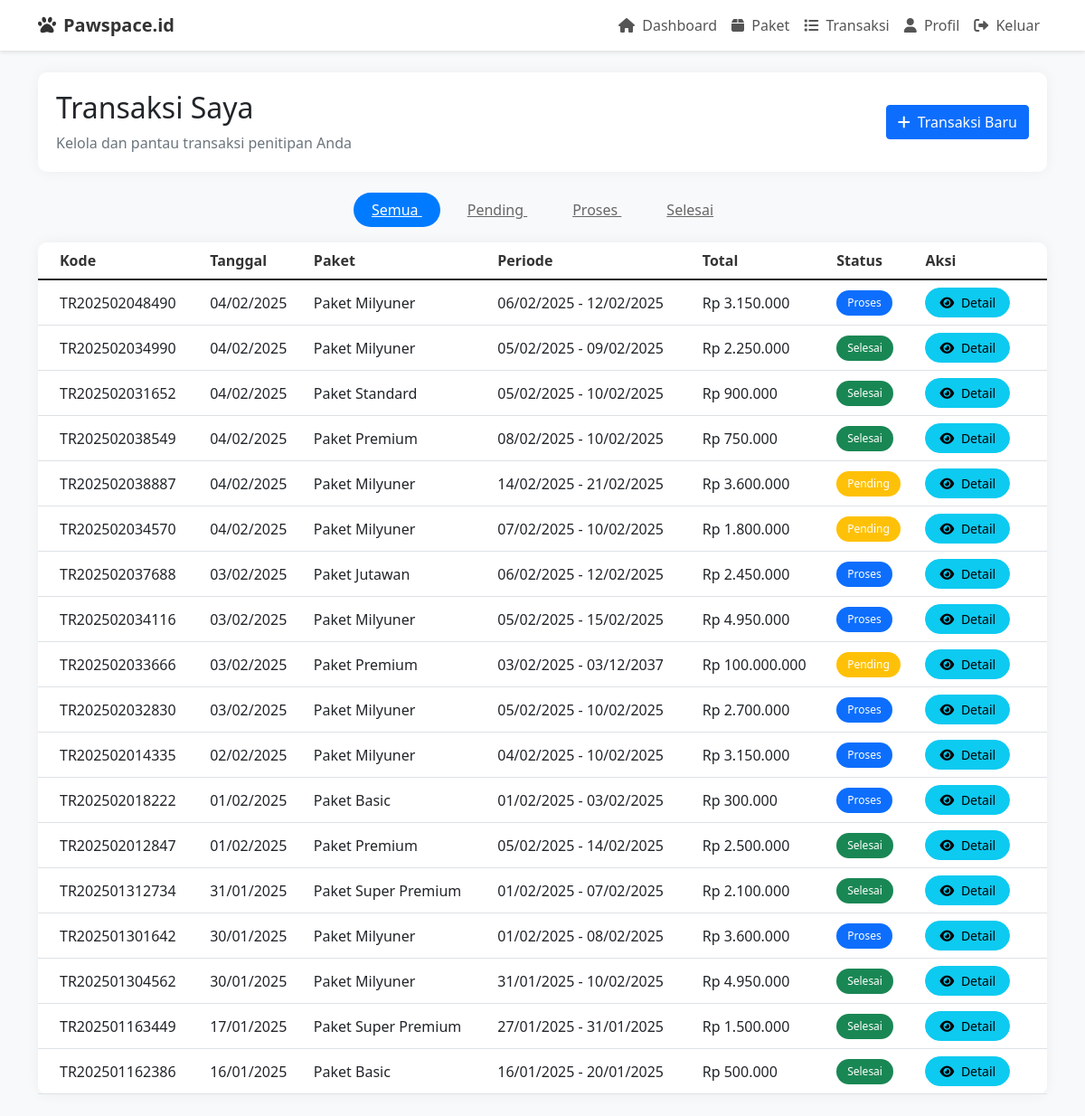
/user/transaksi.php (signed in), run on the app's committed database.
### tables this page shows
CREATE TABLE `transaksi` (
  `kd_tr` varchar(20) NOT NULL,
  `id_admin` int DEFAULT NULL,
  `id_paket` varchar(10) DEFAULT NULL,
  `id_kategori` int DEFAULT NULL,
  `tgl_transaksi` date NOT NULL,
  `tgl_awal` date NOT NULL,
  `tgl_akhir` date NOT NULL,
  `total_harga` decimal(10,2) NOT NULL,
  `status` enum('pending','proses','selesai','diambil') DEFAULT 'pending',
  `created_at` timestamp NOT NULL DEFAULT CURRENT_TIMESTAMP,
  `id_user` int DEFAULT NULL,
  `id_karyawan` int DEFAULT NULL
);

CREATE TABLE `paket` (
  `id_paket` varchar(10) NOT NULL,
  `nama_paket` varchar(100) NOT NULL,
  `harga` decimal(10,2) NOT NULL,
  `deskripsi` text,
  `created_at` timestamp NOT NULL DEFAULT CURRENT_TIMESTAMP
);

### user/transaksi.php (the view, shortened to what this page needs)
<?php
require_once '../includes/config.php';
$user_id = $_SESSION['user_id'];
$status_filter = isset($_GET['status']) ? clean($_GET['status']) : '';
$where_clause = "WHERE t.id_user = ?";
$query = "SELECT t.*, p.nama_paket
          FROM transaksi t
          JOIN paket p ON t.id_paket = p.id_paket
          $where_clause
          ORDER BY t.created_at DESC";
$stmt = mysqli_prepare($conn, $query);
mysqli_stmt_bind_param($stmt, "i", $user_id);
mysqli_stmt_execute($stmt);
$result = mysqli_stmt_get_result($stmt);
?>
<!DOCTYPE html>
<html lang="id">
<head>
    <link href="https://cdn.jsdelivr.net/npm/bootstrap@5.1.3/dist/css/bootstrap.min.css" rel="stylesheet">
    <link rel="stylesheet" href="https://cdnjs.cloudflare.com/ajax/libs/font-awesome/6.0.0/css/all.min.css">
</head>
<body>
    <nav class="navbar navbar-expand-lg navbar-light">
        <div class="container">
            <a class="navbar-brand" href="dashboard.php">
                <i class="fas fa-paw me-2"></i>Pawspace.id
            </a>
            <div class="collapse navbar-collapse" id="navbarNav">
                <ul class="navbar-nav ms-auto">
                    <li class="nav-item">
                        <a class="nav-link" href="dashboard.php">
                            <i class="fas fa-home me-1"></i> Dashboard
                        </a>
                    </li>
                    <li class="nav-item">
                        <a class="nav-link" href="daftar_paket.php">
                            <i class="fas fa-box me-1"></i> Paket
                        </a>
                    </li>
                    <li class="nav-item">
                        <a class="nav-link active" href="transaksi.php">
                            <i class="fas fa-list me-1"></i> Transaksi
                        </a>
                    </li>
                    <li class="nav-item">
                        <a class="nav-link" href="profil.php">
                            <i class="fas fa-user me-1"></i> Profil
                        </a>
                    </li>
                    <li class="nav-item">
                        <a class="nav-link" href="logout.php">
                            <i class="fas fa-sign-out-alt me-1"></i> Keluar
                        </a>
                    </li>
                </ul>
            </div>
        </div>
    </nav>
    <div class="container py-4">
        <div class="header-section">
            <div class="d-flex justify-content-between align-items-center">
                <div>
                    <h2 class="mb-0">Transaksi Saya</h2>
                    <p class="text-muted mt-2 mb-0">Kelola dan pantau transaksi penitipan Anda</p>
                </div>
                <a href="daftar_paket.php" class="btn btn-primary">
                    <i class="fas fa-plus me-2"></i>Transaksi Baru
                </a>
            </div>
        </div>
        <div class="text-center mb-4">
            <a href="transaksi.php" class="filter-btn <?php echo !$status_filter ? 'active' : ''; ?>">
                Semua
            </a>
            <a href="transaksi.php?status=pending" class="filter-btn <?php echo $status_filter == 'pending' ? 'active' : ''; ?>">
                Pending
            </a>
            <a href="transaksi.php?status=proses" class="filter-btn <?php echo $status_filter == 'proses' ? 'active' : ''; ?>">
                Proses
            </a>
            <a href="transaksi.php?status=selesai" class="filter-btn <?php echo $status_filter == 'selesai' ? 'active' : ''; ?>">
                Selesai
            </a>
        </div>
        <div class="card transaction-card">
            <div class="card-body p-0">
                <?php if(mysqli_num_rows($result) > 0): ?>
                    <div class="table-responsive">
                        <table class="table table-hover mb-0">
                            <thead>
                                <tr>
                                    <th class="ps-4">Kode</th>
                                    <th>Tanggal</th>
                                    <th>Paket</th>
                                    <th>Periode</th>
                                    <th>Total</th>
                                    <th>Status</th>
                                    <th class="pe-4">Aksi</th>
                                </tr>
                            </thead>
                            <tbody>
                                <?php while($row = mysqli_fetch_assoc($result)): ?>
                                    <tr>
                                        <td class="ps-4"><?php echo $row['kd_tr']; ?></td>
                                        <td><?php echo date('d/m/Y', strtotime($row['tgl_transaksi'])); ?></td>
                                        <td><?php echo $row['nama_paket']; ?></td>
                                        <td>
                                            <?php echo date('d/m/Y', strtotime($row['tgl_awal'])); ?> -
                                            <?php echo date('d/m/Y', strtotime($row['tgl_akhir'])); ?>
                                        </td>
                                        <td>Rp <?php echo number_format($row['total_harga'], 0, ',', '.'); ?></td>
                                        <td>
                                            <span class="badge bg-<?php
                                                echo $row['status'] == 'pending' ? 'warning' :
                                                    ($row['status'] == 'proses' ? 'primary' : 'success');
                                            ?>">
                                                <?php echo ucfirst($row['status']); ?>
                                            </span>
                                        </td>
                                        <td class="pe-4">
                                            <a href="detail_transaksi.php?kd=<?php echo $row['kd_tr']; ?>"
                                               class="btn btn-info btn-sm btn-detail">
                                                <i class="fas fa-eye me-1"></i> Detail
                                            </a>
                                        </td>
                                    </tr>
                                <?php endwhile; ?>
                            </tbody>
                        </table>
                    </div>
                <?php endif; ?>
            </div>
        </div>
    </div>
</body>
</html>

### user/transaksi.php (style rules this page uses)
body { background-color: #f8f9fa; }
.navbar { background-color: white !important; box-shadow: 0 2px 4px rgba(0,0,0,.1); }
.navbar-brand { color: #333 !important; font-weight: bold; }
.nav-link { color: #555 !important; font-weight: 500; }
.transaction-card { border-radius: 10px; border: none; box-shadow: 0 0 15px rgba(0,0,0,.05); }
.header-section { background-color: white; border-radius: 10px; box-shadow: 0 0 15px rgba(0,0,0,.05); padding: 20px; margin-bottom: 30px; }
.filter-btn { border-radius: 20px; padding: 8px 20px; font-weight: 500; border: none; background-color: #f8f9fa; color: #666; margin: 0 5px; transition: all 0.3s; }
.filter-btn.active { background-color: #007bff; color: white; }
.table th { font-weight: 600; color: #333; border-top: none; }
.table td { vertical-align: middle; }
.badge { padding: 8px 12px; border-radius: 20px; font-weight: 500; }
.btn-detail { border-radius: 20px; padding: 5px 15px; }

### data on the page
transaksi: kd_tr "TR202502048490", tgl_transaksi "04/02/2025", id_paket.nama_paket "Paket Milyuner", tgl_awal "06/02/2025", tgl_akhir "12/02/2025", total_harga "3.150.000", status "Proses"
transaksi: kd_tr "TR202502034990", tgl_transaksi "04/02/2025", id_paket.nama_paket "Paket Milyuner", tgl_awal "05/02/2025", tgl_akhir "09/02/2025", total_harga "2.250.000", status "Selesai"
transaksi: kd_tr "TR202502031652", tgl_transaksi "04/02/2025", id_paket.nama_paket "Paket Standard", tgl_awal "05/02/2025", tgl_akhir "10/02/2025", total_harga "900.000", status "Selesai"
transaksi: kd_tr "TR202502038549", tgl_transaksi "04/02/2025", id_paket.nama_paket "Paket Premium", tgl_awal "08/02/2025", tgl_akhir "10/02/2025", total_harga "750.000", status "Selesai"
transaksi: kd_tr "TR202502038887", tgl_transaksi "04/02/2025", id_paket.nama_paket "Paket Milyuner", tgl_awal "14/02/2025", tgl_akhir "21/02/2025", total_harga "3.600.000", status "Pending"
transaksi: kd_tr "TR202502034570", tgl_transaksi "04/02/2025", id_paket.nama_paket "Paket Milyuner", tgl_awal "07/02/2025", tgl_akhir "10/02/2025", total_harga "1.800.000", status "Pending"
transaksi: kd_tr "TR202502037688", tgl_transaksi "03/02/2025", id_paket.nama_paket "Paket Jutawan", tgl_awal "06/02/2025", tgl_akhir "12/02/2025", total_harga "2.450.000", status "Proses"
transaksi: kd_tr "TR202502034116", tgl_transaksi "03/02/2025", id_paket.nama_paket "Paket Milyuner", tgl_awal "05/02/2025", tgl_akhir "15/02/2025", total_harga "4.950.000", status "Proses"
transaksi: kd_tr "TR202502033666", tgl_transaksi "03/02/2025", id_paket.nama_paket "Paket Premium", tgl_awal "03/02/2025", tgl_akhir "03/12/2037", total_harga "100.000.000", status "Pending"
transaksi: kd_tr "TR202502032830", tgl_transaksi "03/02/2025", id_paket.nama_paket "Paket Milyuner", tgl_awal "05/02/2025", tgl_akhir "10/02/2025", total_harga "2.700.000", status "Proses"
transaksi: kd_tr "TR202502014335", tgl_transaksi "02/02/2025", id_paket.nama_paket "Paket Milyuner", tgl_awal "04/02/2025", tgl_akhir "10/02/2025", total_harga "3.150.000", status "Proses"
transaksi: kd_tr "TR202502018222", tgl_transaksi "01/02/2025", id_paket.nama_paket "Paket Basic", tgl_awal "01/02/2025", tgl_akhir "03/02/2025", total_harga "300.000", status "Proses"
transaksi: kd_tr "TR202502012847", tgl_transaksi "01/02/2025", id_paket.nama_paket "Paket Premium", tgl_awal "05/02/2025", tgl_akhir "14/02/2025", total_harga "2.500.000", status "Selesai"
transaksi: kd_tr "TR202501312734", tgl_transaksi "31/01/2025", id_paket.nama_paket "Paket Super Premium", tgl_awal "01/02/2025", tgl_akhir "07/02/2025", total_harga "2.100.000", status "Selesai"
transaksi: kd_tr "TR202501301642", tgl_transaksi "30/01/2025", id_paket.nama_paket "Paket Milyuner", tgl_awal "01/02/2025", tgl_akhir "08/02/2025", total_harga "3.600.000", status "Proses"
transaksi: kd_tr "TR202501304562", tgl_transaksi "30/01/2025", id_paket.nama_paket "Paket Milyuner", tgl_awal "31/01/2025", tgl_akhir "10/02/2025", total_harga "4.950.000", status "Selesai"
transaksi: kd_tr "TR202501163449", tgl_transaksi "17/01/2025", id_paket.nama_paket "Paket Super Premium", tgl_awal "27/01/2025", tgl_akhir "31/01/2025", total_harga "1.500.000", status "Selesai"
transaksi: kd_tr "TR202501162386", tgl_transaksi "16/01/2025", id_paket.nama_paket "Paket Basic", tgl_awal "16/01/2025", tgl_akhir "20/01/2025", total_harga "500.000", status "Selesai"
